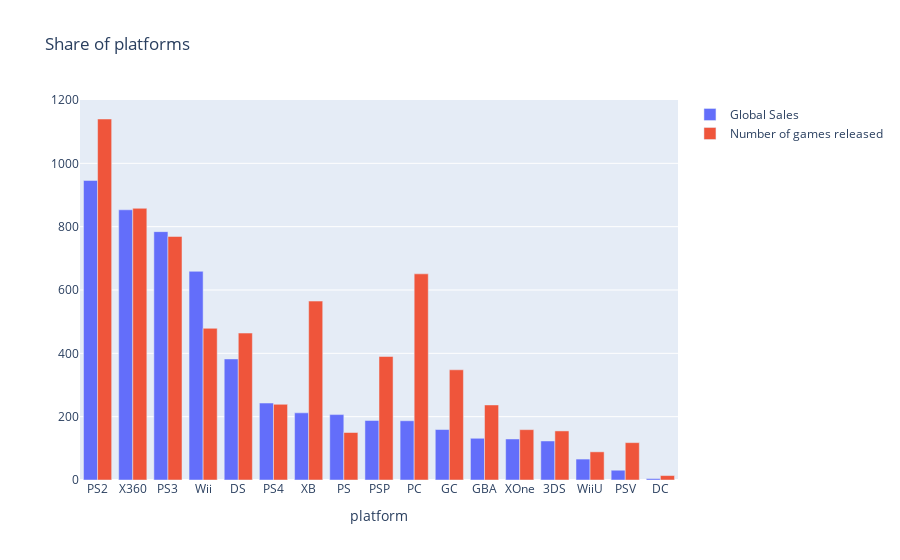

The notebook cell saved with this chart:
### Code cell
# Посмотрим также на рыночную долю игровых платформ, рассчитанную по количеству выпущенных игр и по суммарной выручке.

# считаем число проданных и вышедших игр по платформам
platforms_df = df.groupby('Platform')[['Global_Sales']].sum().join(
    df.groupby('Platform')[['Name']].count()
)
platforms_df.columns = ['Global_Sales', 'Number_of_Games']
platforms_df.sort_values('Global_Sales', ascending=False, inplace=True)

# создаем traces для визуализации
trace0 = go.Bar(
    x=platforms_df.index,
    y=platforms_df.Global_Sales,
    name='Global Sales'
)

trace1 = go.Bar(
    x=platforms_df.index,
    y=platforms_df.Number_of_Games,
    name='Number of games released'
)

# создаем массив с данными и задаем title для графика и оси x в layout
data = [trace0, trace1]
layout = {'title': 'Share of platforms', 'xaxis': {'title': 'platform'}}

# создаем объект Figure и визуализируем его
fig = go.Figure(data=data, layout=layout)
iplot(fig, show_link=False)

### Figure 1 — Plotly figure (JSON) as saved in the notebook; plotly's stock layout.template omitted (floating-point values rounded to 4 significant figures)
{"data": [{"name": "Global Sales", "type": "bar", "x": ["PS2", "X360", "PS3", "Wii", "DS", "PS4", "XB", "PS", "PSP", "PC", "GC", "GBA", "XOne", "3DS", "WiiU", "PSV", "DC"], "y": [946.0, 853.3, 784.3, 659.0, 382.3, 243.0, 212.1, 206.6, 187.9, 187.1, 159.4, 131.8, 129.6, 123.2, 66.08, 30.88, 4.55]}, {"name": "Number of games released", "type": "bar", "x": ["PS2", "X360", "PS3", "Wii", "DS", "PS4", "XB", "PS", "PSP", "PC", "GC", "GBA", "XOne", "3DS", "WiiU", "PSV", "DC"], "y": [1140, 858, 769, 479, 464, 239, 565, 150, 390, 651, 348, 237, 159, 155, 89, 118, 14]}], "layout": {"title": {"text": "Share of platforms"}, "xaxis": {"title": {"text": "platform"}}}}
